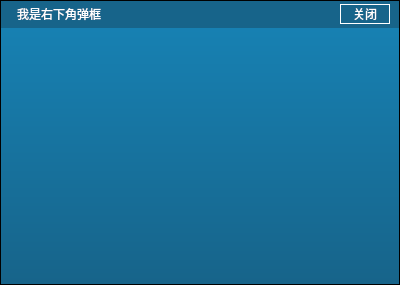
<?xml version="1.0" encoding="UTF-8"?>
<ui version="4.0">
 <class>RDesktopTip</class>
 <widget class="QWidget" name="RDesktopTip">
  <property name="geometry">
   <rect>
    <x>0</x>
    <y>0</y>
    <width>400</width>
    <height>285</height>
   </rect>
  </property>
  <property name="windowTitle">
   <string>Form</string>
  </property>
  <property name="styleSheet">
   <string notr="true">QLabel{
color:white;
font:15px &quot;宋体&quot;;
}
#titleArea{
background-color: rgba(0, 85, 127, 230);
border:1px solid black;
border-bottom:0;
}
#contentLabel{
border:1px solid black;
border-top:0;
background-color: qlineargradient(spread:pad, x1:0, y1:0, x2:0, y2:1, stop:0 rgba(0, 117, 172, 230), stop:1 rgba(0, 85, 127, 230));
padding: 6px 20px;
}
#btnClose{
background-color:transparent;
border:1px solid white;
color:white;
font:14px &quot;宋体&quot;;
}
#btnClose:hover{
background-color:white;
color: rgb(0, 85, 127);
}</string>
  </property>
  <layout class="QVBoxLayout" name="verticalLayout">
   <property name="spacing">
    <number>0</number>
   </property>
   <property name="leftMargin">
    <number>0</number>
   </property>
   <property name="topMargin">
    <number>0</number>
   </property>
   <property name="rightMargin">
    <number>0</number>
   </property>
   <property name="bottomMargin">
    <number>0</number>
   </property>
   <item>
    <widget class="QWidget" name="titleArea" native="true">
     <property name="minimumSize">
      <size>
       <width>0</width>
       <height>28</height>
      </size>
     </property>
     <property name="maximumSize">
      <size>
       <width>16777215</width>
       <height>28</height>
      </size>
     </property>
     <layout class="QHBoxLayout" name="horizontalLayout">
      <property name="spacing">
       <number>5</number>
      </property>
      <property name="leftMargin">
       <number>5</number>
      </property>
      <property name="topMargin">
       <number>0</number>
      </property>
      <property name="rightMargin">
       <number>10</number>
      </property>
      <property name="bottomMargin">
       <number>0</number>
      </property>
      <item>
       <widget class="QLabel" name="iconLabel">
        <property name="text">
         <string/>
        </property>
       </widget>
      </item>
      <item>
       <widget class="QLabel" name="titleLabel">
        <property name="sizePolicy">
         <sizepolicy hsizetype="Expanding" vsizetype="Preferred">
          <horstretch>0</horstretch>
          <verstretch>0</verstretch>
         </sizepolicy>
        </property>
        <property name="text">
         <string>我是右下角弹框</string>
        </property>
       </widget>
      </item>
      <item>
       <widget class="QPushButton" name="btnClose">
        <property name="minimumSize">
         <size>
          <width>50</width>
          <height>20</height>
         </size>
        </property>
        <property name="maximumSize">
         <size>
          <width>50</width>
          <height>20</height>
         </size>
        </property>
        <property name="text">
         <string>关闭</string>
        </property>
       </widget>
      </item>
     </layout>
    </widget>
   </item>
   <item>
    <widget class="QLabel" name="contentLabel">
     <property name="sizePolicy">
      <sizepolicy hsizetype="Preferred" vsizetype="Expanding">
       <horstretch>0</horstretch>
       <verstretch>0</verstretch>
      </sizepolicy>
     </property>
     <property name="text">
      <string/>
     </property>
     <property name="alignment">
      <set>Qt::AlignLeading|Qt::AlignLeft|Qt::AlignTop</set>
     </property>
    </widget>
   </item>
  </layout>
 </widget>
 <resources/>
 <connections/>
</ui>
